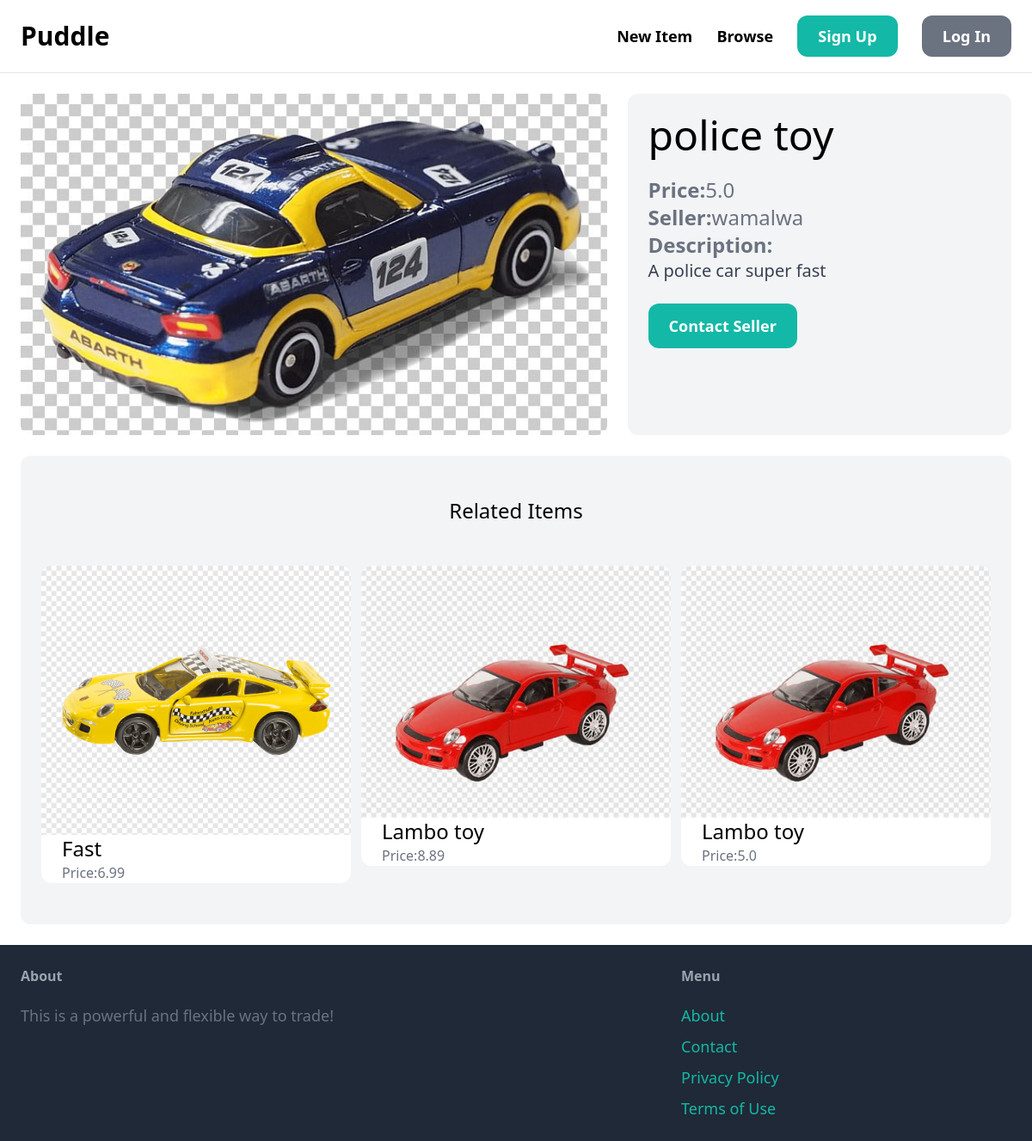
Screenshot of /items/3 with the database file from the repository.
### item/models.py (models this page shows, shortened)
class Item(models.Model):
     category=models.ForeignKey(Category,related_name='items',on_delete=models.CASCADE)
     name=models.CharField(max_length=255)
     description=models.TextField(blank=True,null=True)
     price=models.FloatField()
     image=models.ImageField(upload_to='item_images',blank=True,null=True)
     is_sold=models.BooleanField(default=False)
     created_by=models.ForeignKey(User,related_name='items',on_delete=models.CASCADE)
     created_at=models.DateTimeField(auto_now_add=True)

### item/views.py (the view)
# urls.py: path('<int:pk>',views.detail, name='detail'),
def detail(request,pk):
    item=get_object_or_404 (Item, pk=pk)
    related_items=Item.objects.filter(category=item.category,is_sold=False).exclude(pk=pk)[0:3]
    return render(request,'item/detail.html',{
        'item': item ,
        'related_items':related_items
    })

### item/templates/item/detail.html (shortened to what this page needs)
{% extends 'core/base.html' %}
{% block content %}
<div class="grid grid-cols-5 gap-6">
    <div class="col-span-3">
        <img src="{{ item.image.url }}" class="rounded-xl">
    </div>
    <div class="col-span-2 p-6 bg-gray-100 rounded-xl">
        <h1 class="mb-6 text-5xl " >{{ item.name }}</h1>
        <p class="text-gray-500 text-2xl"><strong>Price:</strong>{{ item.price }}</p>
        <p class="text-gray-500 text-2xl"><strong>Seller:</strong>{{ item.created_by.username }}</p>
        {% if item.description %}
        <p class="text-gray-700 text-xl">
            <strong class="text-gray-500 text-2xl">Description:</strong><br>
            {{item.description}}
        </p>
        {% endif %}
        {% if request.user == item.created_by %}
            <div class="mt-6 p-6 bg-white rounded-xl">
                <p>This is your item!</p>
                <a href="{% url 'item:delete' item.id %}"
                 class="inline-block mt-6 py-3 text-lg font-semibold bg-red-500 text-white rounded-xl">Delete</a>
                <a href="{% url 'item:edit' item.id %}"
                class="inline-block mt-6 py-3 text-lg font-semibold bg-teal-500 text-white rounded-xl">Edit</a>
            </div>
            {% else %}
        <a href="{% url 'conversation:new' item.id %}" class="inline-block mt-6 px-6 py-3 text-lg font-semibold bg-teal-500 text-white rounded-xl hover:bg-teal-700">
            Contact Seller</a>
            {% endif %}
    </div>
</div>
<div class="mt-6 px-6 py-12 bg-gray-100 rounded-xl">
    <h2 class="mb-12 text-2xl text-center ">Related Items</h2>
    <div class="grid grid-cols-3 gap-3">
        {% for item in related_items %}
        <div>
            <a href="{% url 'item:detail' item.id %}">
                <div>
                    <img src="{{ item.image.url }}" class="rounded-t-xl ">
                </div>
                <div class="px-6 bg-white rounded-b-xl">
                    <h2 class="text-2xl">{{ item.name }}</h2>
                    <p class="text-gray-500">Price:{{ item.price }}</p>
                </div>
            </a>
        </div>
        {% endfor %}
    </div>
</div>
{% endblock %}

### rows the page displays
Item: image (picture), name "police toy", price "5.0", created_by.username "wamalwa", description "A police car super fast"
Item: image (picture), name "Fast", price "6.99"
Item: image (picture), name "Lambo toy", price "8.89"
Item: image (picture), name "Lambo toy", price "5.0"
